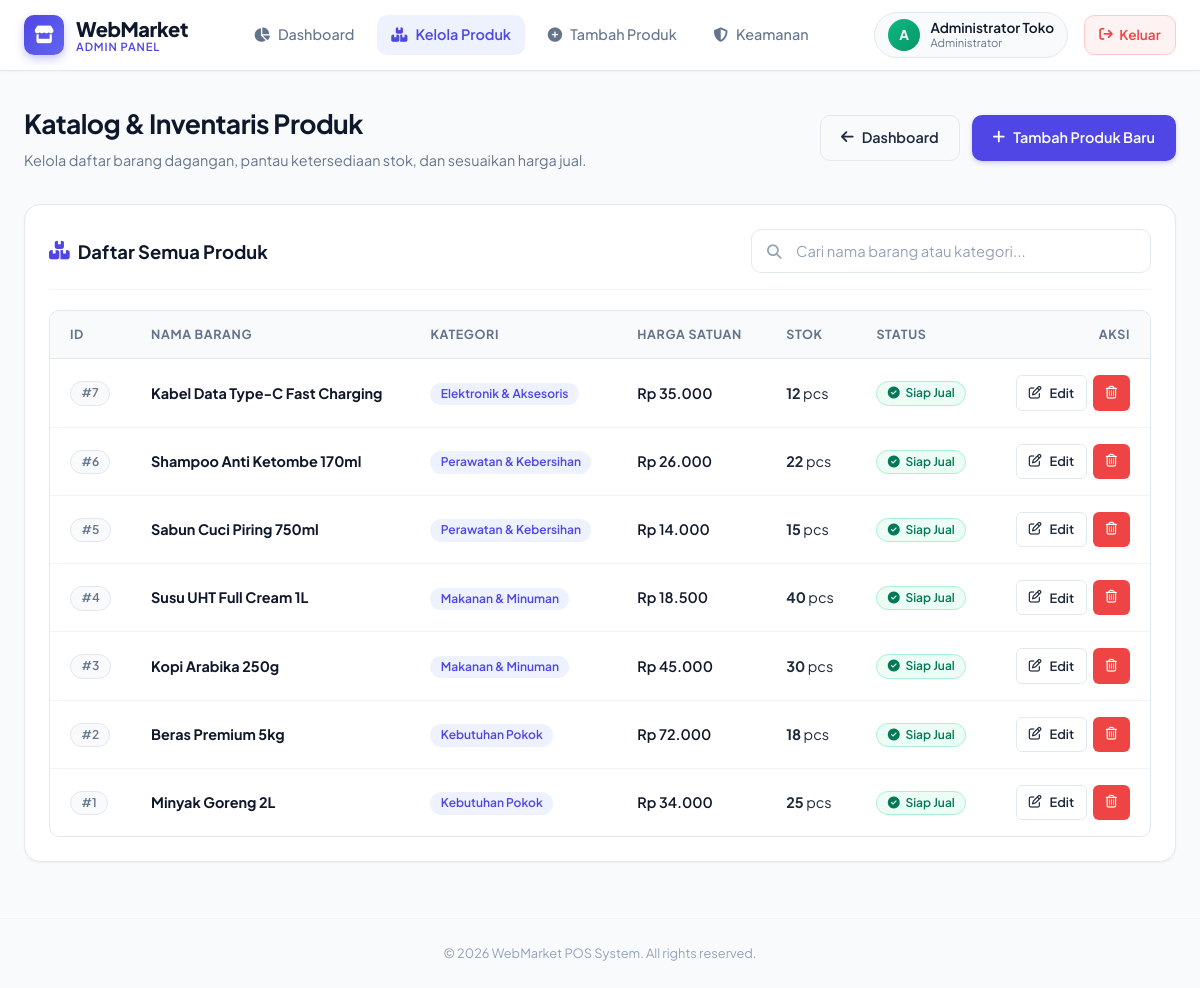
/admin/products.php (signed in), run on the app's committed database.
### tables this page shows
CREATE TABLE IF NOT EXISTS `products` (
    `products_id` INT AUTO_INCREMENT PRIMARY KEY,
    `name` VARCHAR(100) NOT NULL,
    `price` DECIMAL(10,2) NOT NULL,
    `stock` INT NOT NULL,
    `category_id` INT,
    FOREIGN KEY (`category_id`) REFERENCES `categories`(`category_id`) ON DELETE SET NULL
);

CREATE TABLE IF NOT EXISTS `categories` (
    `category_id` INT AUTO_INCREMENT PRIMARY KEY,
    `category_name` VARCHAR(100) NOT NULL
);

### admin/products.php (the view, shortened to what this page needs)
<?php
include '../config.php';
$sql = "SELECT p.*, c.category_name
        FROM products p
        LEFT JOIN categories c ON p.category_id = c.category_id
        ORDER BY p.products_id DESC";
$result = $conn->query($sql);
?>
<!DOCTYPE html>
<html lang="id">
<head>
    <link rel="stylesheet" href="https://cdnjs.cloudflare.com/ajax/libs/font-awesome/6.5.1/css/all.min.css">
    <link rel="stylesheet" href="../assets/css/style.css">
</head>
<body>
    <?php include 'navbar.php'; ?>
    <main class="main-wrapper">
        <div class="page-header">
            <div class="page-header-text">
                <h1>Katalog & Inventaris Produk</h1>
                <p>Kelola daftar barang dagangan, pantau ketersediaan stok, dan sesuaikan harga jual.</p>
            </div>
            <div class="page-header-actions" style="display: flex; gap: 0.75rem;">
                <a href="index.php" class="btn btn-outline">
                    <i class="fa-solid fa-arrow-left"></i> Dashboard
                </a>
                <a href="add_product.php" class="btn btn-primary">
                    <i class="fa-solid fa-plus"></i> Tambah Produk Baru
                </a>
            </div>
        </div>
        <div class="card">
            <div class="card-header" style="flex-wrap: wrap; gap: 1rem;">
                <div class="card-title">
                    <i class="fa-solid fa-boxes-stacked" style="color: var(--primary);"></i>
                    Daftar Semua Produk
                </div>
                <div style="min-width: 280px; max-width: 400px; width: 100%;">
                    <div class="input-group">
                        <span class="input-icon-left"><i class="fa-solid fa-magnifying-glass"></i></span>
                        <input type="text" id="searchInput" class="form-control input-with-icon-left" placeholder="Cari nama barang atau kategori...">
                    </div>
                </div>
            </div>
            <div class="table-responsive">
                <table class="table" id="productsTable">
                    <thead>
                        <tr>
                            <th style="width: 70px;">ID</th>
                            <th>Nama Barang</th>
                            <th>Kategori</th>
                            <th>Harga Satuan</th>
                            <th>Stok</th>
                            <th>Status</th>
                            <th style="text-align: right; width: 160px;">Aksi</th>
                        </tr>
                    </thead>
                    <tbody>
                        <?php if ($result && $result->num_rows > 0): ?>
                            <?php while ($row = $result->fetch_assoc()): ?>
                                <tr>
                                    <td><span class="badge badge-neutral">#<?php echo $row['products_id']; ?></span></td>
                                    <td>
                                        <div style="font-weight: 700; color: var(--dark);">
                                            <?php echo htmlspecialchars($row['name']); ?>
                                        </div>
                                    </td>
                                    <td>
                                        <span class="badge badge-primary">
                                            <?php echo htmlspecialchars($row['category_name'] ?? 'Umum'); ?>
                                        </span>
                                    </td>
                                    <td>
                                        <span style="font-weight: 600; color: var(--dark);">
                                            Rp <?php echo number_format($row['price'], 0, ',', '.'); ?>
                                        </span>
                                    </td>
                                    <td>
                                        <span style="font-weight: 700;"><?php echo $row['stock']; ?></span> pcs
                                    </td>
                                    <td>
                                        <?php if ($row['stock'] == 0): ?>
                                            <span class="badge badge-danger"><i class="fa-solid fa-circle-xmark"></i> Habis</span>
                                        <?php elseif ($row['stock'] < 10): ?>
                                            <span class="badge badge-warning"><i class="fa-solid fa-triangle-exclamation"></i> Menipis (&lt;10)</span>
                                        <?php else: ?>
                                            <span class="badge badge-success"><i class="fa-solid fa-circle-check"></i> Siap Jual</span>
                                        <?php endif; ?>
                                    </td>
                                    <td style="text-align: right;">
                                        <div style="display: inline-flex; gap: 0.35rem;">
                                            <a href="edit_product.php?id=<?php echo $row['products_id']; ?>" class="btn btn-outline btn-sm" title="Edit Data">
                                                <i class="fa-regular fa-pen-to-square"></i> Edit
                                            </a>
                                            <a href="delete_product.php?id=<?php echo $row['products_id']; ?>"
                                               class="btn btn-danger btn-sm"
                                               title="Hapus Produk"
                                               onclick="return confirm('Apakah Anda yakin ingin menghapus produk \'<?php echo addslashes($row['name']); ?>\'? Tindakan ini tidak dapat dibatalkan.');">
                                                <i class="fa-regular fa-trash-can"></i>
                                            </a>
                                        </div>
                                    </td>
                                </tr>
                            <?php endwhile; ?>
                        <?php endif; ?>
                    </tbody>
                </table>
            </div>
        </div>
    </main>
    <footer class="app-footer">
        &copy; <?php echo date('Y'); ?> WebMarket POS System. All rights reserved.
    </footer>
</body>
</html>

### data on the page
products: products_id "7", name "Kabel Data Type-C Fast Charging", category.category_name "Elektronik & Aksesoris", price "35.000", stock "12", shows "Siap Jual"
products: products_id "6", name "Shampoo Anti Ketombe 170ml", category.category_name "Perawatan & Kebersihan", price "26.000", stock "22", shows "Siap Jual"
products: products_id "5", name "Sabun Cuci Piring 750ml", category.category_name "Perawatan & Kebersihan", price "14.000", stock "15", shows "Siap Jual"
products: products_id "4", name "Susu UHT Full Cream 1L", category.category_name "Makanan & Minuman", price "18.500", stock "40", shows "Siap Jual"
products: products_id "3", name "Kopi Arabika 250g", category.category_name "Makanan & Minuman", price "45.000", stock "30", shows "Siap Jual"
products: products_id "2", name "Beras Premium 5kg", category.category_name "Kebutuhan Pokok", price "72.000", stock "18", shows "Siap Jual"
products: products_id "1", name "Minyak Goreng 2L", category.category_name "Kebutuhan Pokok", price "34.000", stock "25", shows "Siap Jual"

### other printed values
$adminInitials "A"
$adminName "Administrator Toko"
